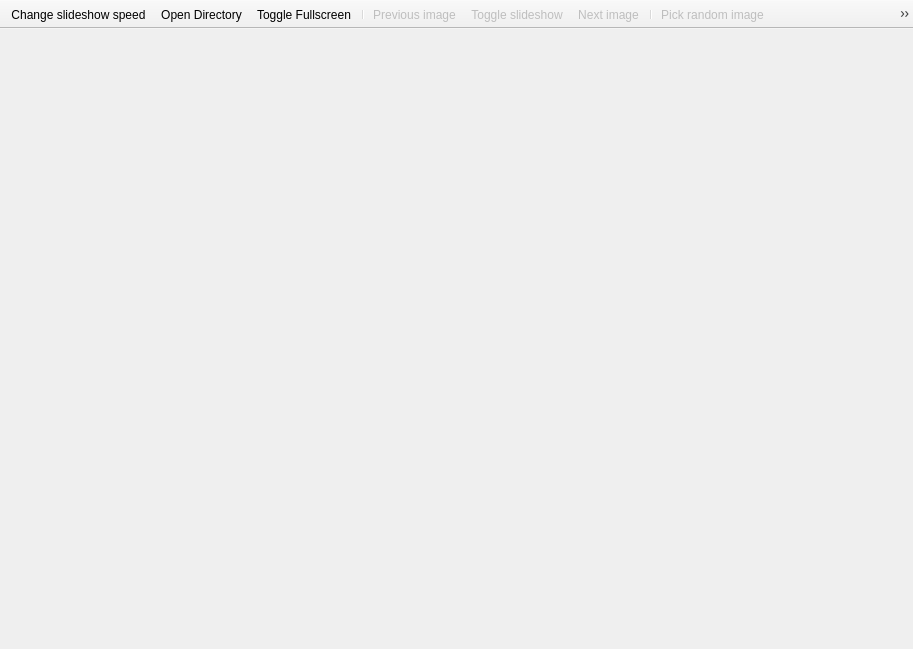
<?xml version="1.0" encoding="UTF-8"?>
<ui version="4.0">
 <class>MainWindow</class>
 <widget class="QMainWindow" name="MainWindow">
  <property name="geometry">
   <rect>
    <x>0</x>
    <y>0</y>
    <width>913</width>
    <height>649</height>
   </rect>
  </property>
  <property name="windowTitle">
   <string>Poseviewer</string>
  </property>
  <property name="windowIcon">
   <iconset resource="icons.qrc">
    <normaloff>:/Icons/windowicon.png</normaloff>:/Icons/windowicon.png</iconset>
  </property>
  <widget class="QWidget" name="centralwidget">
   <layout class="QGridLayout" name="gridLayout"/>
  </widget>
  <widget class="QToolBar" name="toolBar">
   <property name="windowTitle">
    <string>toolBar</string>
   </property>
   <property name="movable">
    <bool>false</bool>
   </property>
   <property name="iconSize">
    <size>
     <width>32</width>
     <height>32</height>
    </size>
   </property>
   <property name="toolButtonStyle">
    <enum>Qt::ToolButtonIconOnly</enum>
   </property>
   <property name="floatable">
    <bool>false</bool>
   </property>
   <attribute name="toolBarArea">
    <enum>TopToolBarArea</enum>
   </attribute>
   <attribute name="toolBarBreak">
    <bool>false</bool>
   </attribute>
   <addaction name="actionSpeed"/>
   <addaction name="actionOpen"/>
   <addaction name="actionFullscreen"/>
   <addaction name="separator"/>
   <addaction name="actionPrevious"/>
   <addaction name="actionPlay"/>
   <addaction name="actionNext"/>
   <addaction name="separator"/>
   <addaction name="actionRandom"/>
   <addaction name="actionSound"/>
   <addaction name="actionTimer"/>
   <addaction name="separator"/>
  </widget>
  <action name="actionSpeed">
   <property name="icon">
    <iconset resource="icons.qrc">
     <normaloff>:/Icons/settings.png</normaloff>:/Icons/settings.png</iconset>
   </property>
   <property name="text">
    <string>Change slideshow speed</string>
   </property>
   <property name="toolTip">
    <string>Change slideshow speed</string>
   </property>
  </action>
  <action name="actionOpen">
   <property name="icon">
    <iconset resource="icons.qrc">
     <normaloff>:/Icons/open.png</normaloff>:/Icons/open.png</iconset>
   </property>
   <property name="text">
    <string>Open Directory</string>
   </property>
   <property name="toolTip">
    <string>Open Directory (Ctrl+O)</string>
   </property>
   <property name="shortcut">
    <string>Ctrl+O</string>
   </property>
  </action>
  <action name="actionPlay">
   <property name="enabled">
    <bool>false</bool>
   </property>
   <property name="icon">
    <iconset resource="icons.qrc">
     <normaloff>:/Icons/play.png</normaloff>:/Icons/play.png</iconset>
   </property>
   <property name="text">
    <string>Toggle slideshow</string>
   </property>
   <property name="toolTip">
    <string>Toggle slideshow (space)</string>
   </property>
   <property name="shortcut">
    <string>Space</string>
   </property>
  </action>
  <action name="actionFullscreen">
   <property name="icon">
    <iconset resource="icons.qrc">
     <normaloff>:/Icons/fullscreen.png</normaloff>:/Icons/fullscreen.png</iconset>
   </property>
   <property name="text">
    <string>Toggle Fullscreen</string>
   </property>
   <property name="toolTip">
    <string>Toggle Fullscreen (F11)</string>
   </property>
   <property name="shortcut">
    <string>F11</string>
   </property>
  </action>
  <action name="actionPrevious">
   <property name="enabled">
    <bool>false</bool>
   </property>
   <property name="icon">
    <iconset resource="icons.qrc">
     <normaloff>:/Icons/previous.png</normaloff>:/Icons/previous.png</iconset>
   </property>
   <property name="text">
    <string>Previous image</string>
   </property>
   <property name="toolTip">
    <string>Previous image (Left arrow)</string>
   </property>
   <property name="shortcut">
    <string>Left</string>
   </property>
  </action>
  <action name="actionNext">
   <property name="enabled">
    <bool>false</bool>
   </property>
   <property name="icon">
    <iconset resource="icons.qrc">
     <normaloff>:/Icons/next.png</normaloff>:/Icons/next.png</iconset>
   </property>
   <property name="text">
    <string>Next image</string>
   </property>
   <property name="toolTip">
    <string>Next image (Right arrow)</string>
   </property>
   <property name="shortcut">
    <string>Right</string>
   </property>
  </action>
  <action name="actionRandom">
   <property name="enabled">
    <bool>false</bool>
   </property>
   <property name="icon">
    <iconset resource="icons.qrc">
     <normaloff>:/Icons/shuffle.png</normaloff>:/Icons/shuffle.png</iconset>
   </property>
   <property name="text">
    <string>Pick random image</string>
   </property>
   <property name="toolTip">
    <string>Pick random image</string>
   </property>
   <property name="shortcut">
    <string>F5</string>
   </property>
  </action>
  <action name="actionSound">
   <property name="enabled">
    <bool>false</bool>
   </property>
   <property name="icon">
    <iconset resource="icons.qrc">
     <normaloff>:/Icons/soundon.png</normaloff>:/Icons/soundon.png</iconset>
   </property>
   <property name="text">
    <string>Toggle sound effects during slideshow.</string>
   </property>
   <property name="toolTip">
    <string>Toggle sound effects during slideshow.</string>
   </property>
   <property name="font">
    <font>
     <pointsize>8</pointsize>
    </font>
   </property>
   <property name="visible">
    <bool>true</bool>
   </property>
  </action>
  <action name="actionTimer">
   <property name="enabled">
    <bool>false</bool>
   </property>
   <property name="icon">
    <iconset resource="icons.qrc">
     <normaloff>:/Icons/timer.png</normaloff>:/Icons/timer.png</iconset>
   </property>
   <property name="text">
    <string>Toggle timer display</string>
   </property>
   <property name="toolTip">
    <string>Toggle timer display</string>
   </property>
  </action>
 </widget>
 <resources>
  <include location="icons.qrc"/>
 </resources>
 <connections/>
</ui>
